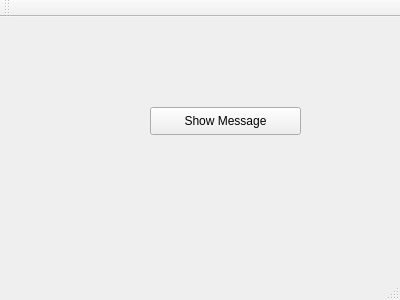
<?xml version="1.0" encoding="UTF-8"?>
<ui version="4.0">
 <class>MainWindow</class>
 <widget class="QMainWindow" name="MainWindow">
  <property name="geometry">
   <rect>
    <x>0</x>
    <y>0</y>
    <width>400</width>
    <height>300</height>
   </rect>
  </property>
  <property name="windowTitle">
   <string>MainWindow</string>
  </property>
  <widget class="QWidget" name="centralWidget">
   <widget class="QPushButton" name="pushButton">
    <property name="geometry">
     <rect>
      <x>150</x>
      <y>90</y>
      <width>151</width>
      <height>28</height>
     </rect>
    </property>
    <property name="text">
     <string>Show Message</string>
    </property>
   </widget>
  </widget>
  <widget class="QMenuBar" name="menuBar">
   <property name="geometry">
    <rect>
     <x>0</x>
     <y>0</y>
     <width>400</width>
     <height>26</height>
    </rect>
   </property>
  </widget>
  <widget class="QToolBar" name="mainToolBar">
   <attribute name="toolBarArea">
    <enum>TopToolBarArea</enum>
   </attribute>
   <attribute name="toolBarBreak">
    <bool>false</bool>
   </attribute>
  </widget>
  <widget class="QStatusBar" name="statusBar"/>
 </widget>
 <layoutdefault spacing="6" margin="11"/>
 <resources/>
 <connections/>
</ui>
